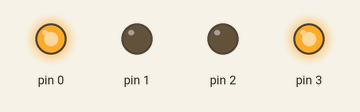
Recording of a sketch running on a simulated Arduino Uno, built with avr-gcc and run on an emulated ATmega328P. On the bench: output pins drawn as LEDs (lit = HIGH).

Above: at 0.12 s.
At 1.92 s:
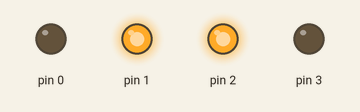
At 3.2 s:
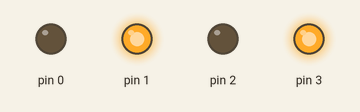
At 4.48 s:
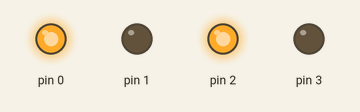
Timing chart, 0 to 4.8 s (numbered marks = the images above):
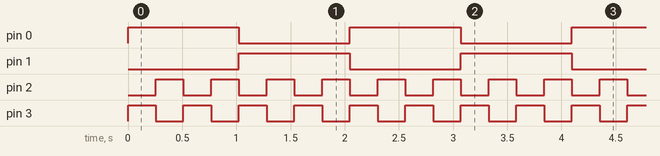

The sketch:

4.ino
```cpp
#include <avr/io.h>
#include <avr/interrupt.h>
int count_0 = 0;
int count_2 = 0;
int main(void)
{
  DDRD = 0x0F;
  SREG = 0x80;
  TCCR0A = 0x00;
  TCCR0B = 0x0B;
  TIMSK0 = 0x06;
  OCR0A = 249;
  OCR0B = 249;
  PORTD = 0x09;
  while(1)
  {

  }
}

ISR(TIMER0_COMPA_vect)
{
  count_0++;
  if(count_0 == 250)
  {
    PORTD ^= 1<<2;
    PORTD ^= 1<<3;
    count_0 = 0;
  }
}
ISR(TIMER0_COMPB_vect)
{
  count_2++;
  if(count_2 == 1000)
  {
    PORTD ^= 1<<0;
    PORTD ^= 1<<1;
    count_2 = 0;
  }
}
```

Measured:
- by itself, pin 0, pin 1: alternates HIGH for 1.0 s and LOW for 1.0 s
- by itself, pin 2, pin 3: alternates HIGH for 0.26 s and LOW for 0.26 s
- by itself, everything shown: repeats every 2.0 s, in 8 steps
